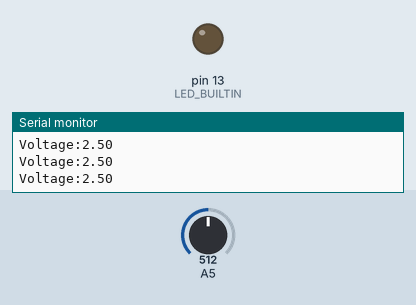
This sketch was run on a simulated Arduino Uno, built with avr-gcc and run on an emulated ATmega328P. On the bench: output pins drawn as LEDs (lit = HIGH), the last lines printed to the serial monitor. The test bench sets the inputs (shaded band); at power-on: A5 = 512.

Above: at 1.2 s.
1.3 s: A5 set to 325
2.8 s: A5 set to 288
At 3.2 s:
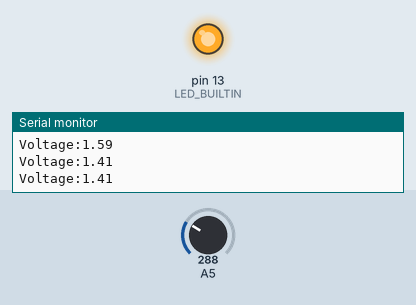
4.4 s: A5 set to 511
At 5.7 s:
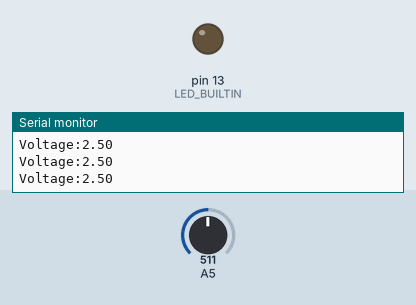
6.0 s: A5 set to 306
At 7.2 s:
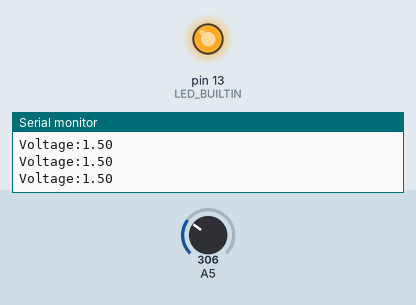
Timing chart, 0 to 8.6 s (numbered marks = the images above; inputs shaded):
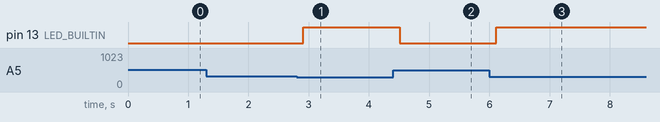

Measured:
- the behaviour switches between 307 and 306 on A5 (found by bisection; images 0 and 1)
- after the input at 2.8 s, pin 13 (LED_BUILTIN): LOW → HIGH after 0.11 s
- after the input at 4.4 s, pin 13 (LED_BUILTIN): HIGH → LOW after 0.11 s
- after the input at 6.0 s, pin 13 (LED_BUILTIN): LOW → HIGH after 0.12 s

The sketch:

photoresistor.ino
```cpp
// the setup routine runs once when you press reset:
void setup() {
  // initialize serial communication at 9600 bits per second:
  Serial.begin(9600);
  pinMode(LED_BUILTIN, OUTPUT);
}

// the loop routine runs over and over again forever:
void loop() {
  // read the input on analog pin A5:
  int sensorValue = analogRead(A5);
  // Convert the analog reading (which goes from 0 - 1023) to a voltage (0 - 5V):
  float voltage = sensorValue * (5.0 / 1023.0);
  // print out the value you read:
  Serial.print("Voltage:");
  Serial.println(voltage);
  delay(100);
  if(voltage <= 1.5){
  digitalWrite(LED_BUILTIN, HIGH);   // turn the LED on (HIGH is the voltage level)
  delay(100); // wait for a second
  }
  else{
  digitalWrite(LED_BUILTIN, LOW);    // turn the LED off by making the voltage LOW
  delay(100);
  }
  }
```
